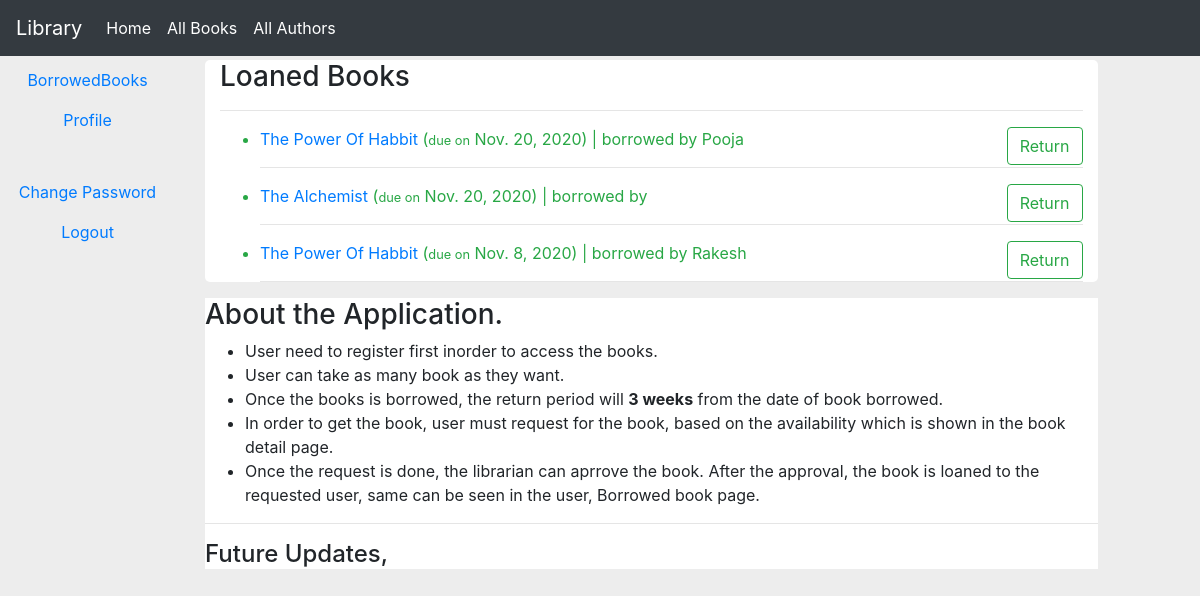
The app's page /catalog/books/allborrowedbooks/ (signed in) with its own data.
### catalog/models.py (models this page shows, shortened)
class BookInstance(models.Model):
    id = models.UUIDField(primary_key=True, default=uuid.uuid4, help_text="Unique ID of the book")
    book = models.ForeignKey('Book',on_delete=models.CASCADE, null=True)
    imprint = models.CharField(max_length=200)
    due_back = models.DateField(null=True, blank=True)
    LOAN_STATUS = (('m','Maintenance'),('o','On Loan'),('a','Available'),('r', 'Received'),('R','Request'),('A','AdvanceRequest'))
    status = models.CharField(max_length=1, choices=LOAN_STATUS, blank=True,default='m', help_text="Book Availability")
    borrower = models.ForeignKey(User,on_delete=models.SET_NULL, null=True,blank=True)
    class Meta:
        ordering = ['due_back']
        permissions = (('Can_mark_retuned','Set book as returned'),)
    @property
    def is_overdure(self):
        if self.due_back and date.today() > self.due_back:
            return True
        else:
            return False

class Book(models.Model):
    title = models.CharField(max_length=200)
    author = models.ForeignKey('Author', on_delete=models.SET_NULL, null=True)
    summary = models.TextField(max_length=1000, help_text="Enter a brief description of the book")
    isbn = models.CharField('ISBN', max_length=13,help_text="13 character unique number")
    genre = models.ManyToManyField(Genre, help_text="Select the genre of the book")
    language = models.ForeignKey('Language', on_delete=models.SET_NULL, null=True)
    def display_genre(self):
        return ", ".join(genre.name for genre in self.genre.all()[:3])
    display_genre.short_description = "Genre"

### catalog/views.py (the view)
# urls.py: path('books/allborrowedbooks/',views.LoanedBooksByAll.as_view(), name="allloanedbooks"),
class LoanedBooksByAll(LoginRequiredMixin,ListView):
    model = BookInstance
    template_name = 'catalog/loanedBooksByUser.html'
    def get(self,request):
        loaned = BookInstance.objects.filter(status__exact="o").order_by('-due_back')
        ctx = {'loanBooks':loaned}
        return render(request,self.template_name,ctx)

### catalog/templates/catalog/loanedBooksByUser.html (shortened to what this page needs)
{% extends "catalog/base.html" %}
{% block content %}
  <h3>Loaned Books</h3>
  <hr>
  {% if loanBooks %}
     <ul>
       {% for book in loanBooks %}
        <li class={% if book.is_overdure %}text-danger{% else %}text-success{% endif %}>
          <a href="{% url 'catalog:bookdetail' book.book.id %}">{{ book.book.title }} </a>(<small>due on</small> {{ book.due_back }}) |
             borrowed by {{ book.borrower.username }}
          {% if user.is_staff %}
             <p style="float: right;">
               <a href="{% url 'catalog:renew_book_librarian' book.id %}" style="text-decoration: none;" class="btn btn-outline-info">Renew</a>
             </p>
          {% else %}
            <p style="float: right;" class={% if book.is_overdure %}text-danger{% else %}text-success{% endif %}>
              <a href="{% url 'catalog:ReturnBook' book.id %}" style="text-decoration: none;" class="btn btn-outline-success">Return</a>
            </p>
          {% endif %}
        </li>
        <hr>
       {% endfor %}
     </ul>
  {% else %}
     <h2>You haven't loaned any books yet.</h2>
  {% endif %}
{% endblock %}

### catalog/static/css/style.css (style rules this page uses)
body { background-color: #ededed; margin-top: 60px; }

### records on screen
BookInstance: book "The Power Of Habbit", due_back "Nov. 20, 2020", borrower.username "Pooja"
BookInstance: book "The Alchemist", due_back "Nov. 20, 2020"
BookInstance: book "The Power Of Habbit", due_back "Nov. 8, 2020", borrower.username "Rakesh"
